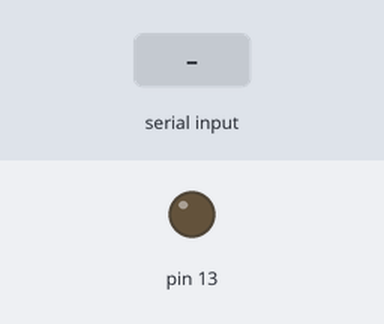
Bench run of a sketch on a simulated Arduino Uno, built with avr-gcc and run on an emulated ATmega328P. Shown: output pins drawn as LEDs (lit = HIGH). Inputs (shaded band) come from the test bench.

Above: at 1.2 s.
1.3 s: "s" received over Serial
At 1.9 s:
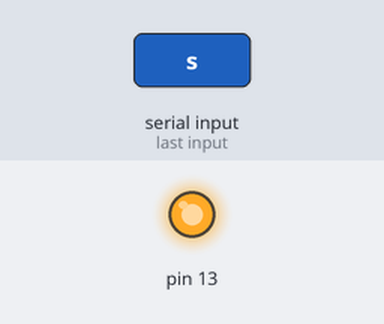
Timing chart, 0 to 4.3 s (numbered marks = the images above; inputs shaded):
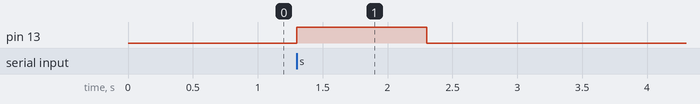

Measured:
- after the input at 1.3 s, pin 13: LOW → HIGH at once, → LOW 1.0 s later

The sketch:

gunshooter.ino
```cpp
char val;
void setup() {
  // put your setup code here, to run once:
Serial.begin(9600);
  // put your setup code here, to run once:
pinMode(13,OUTPUT);
}

void loop() {
  digitalWrite(13,0);
//  // put your main code here, to run repeatedly:
  if(Serial.available()>0)
{
  val = Serial.read();
  if(val=='s')
   digitalWrite(13,1);
   delay(1000);
}

}
```
